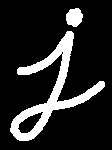
#> input picture resources/j.png, 112 x 150 px, found by its file name
$ python 01-erosion_dilate_plt.py
#> lines starting #> are read from the running program, lines starting #| are printed output that depends on the picture; after the words box and inside, x2 and y2 are one past the last pixel; in counts of white or black regions, pixels touching at a corner belong together
#!/usr/bin/env python
#-*- coding:utf-8 -*-

import cv2
import numpy as np
import matplotlib.pyplot as plt

img = cv2.imread('./resources/j.png')
#> img is the input picture: shape (150, 112, 3); 15.3% white; 2 white regions, box (x1, y1, x2, y2) and area: (10, 31, 105, 141) 2331, (66, 8, 83, 27) 245

kernel = np.ones((5, 5), np.uint8)
erosion = cv2.erode(img, kernel, iterations=1)
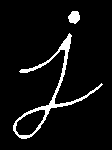
#> erosion: shape (150, 112, 3); 6% white; 2 white regions, box (x1, y1, x2, y2) and area: (13, 33, 103, 139) 898, (68, 11, 80, 24) 117

kernel = np.ones((5, 5), np.uint8)
dilation = cv2.dilate(img, kernel, iterations=1)
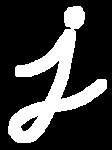
#> dilation: shape (150, 112, 3); 24.6% white; 1 white region, box (x1, y1, x2, y2) and area: (8, 6, 107, 143) 4134


plt.subplot(221)
plt.imshow(img)
plt.title('origin')

plt.subplot(223)
plt.imshow(erosion)
plt.title('erosion')

plt.subplot(224)
plt.imshow(dilation)
plt.title('dilation')

plt.show()
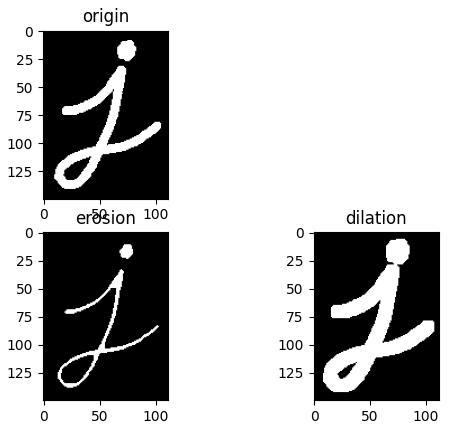
#> figure drawn by matplotlib, 3 panels
